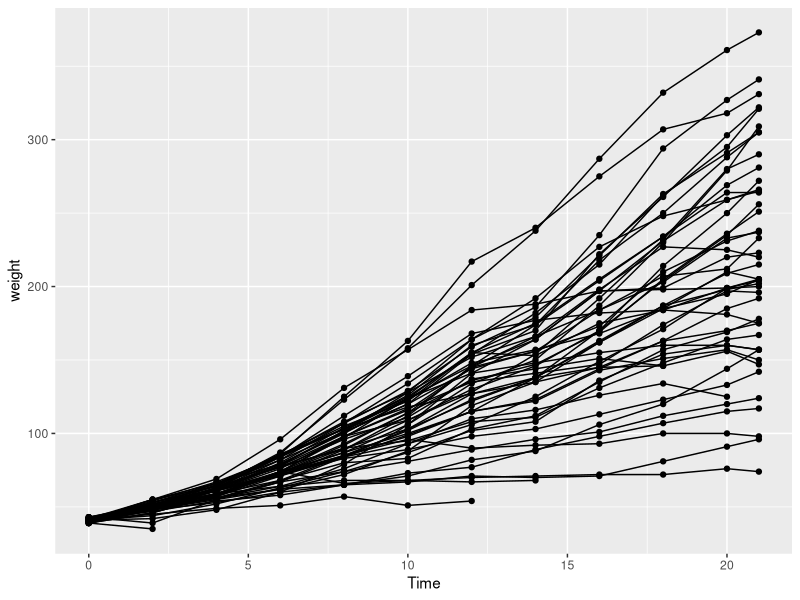
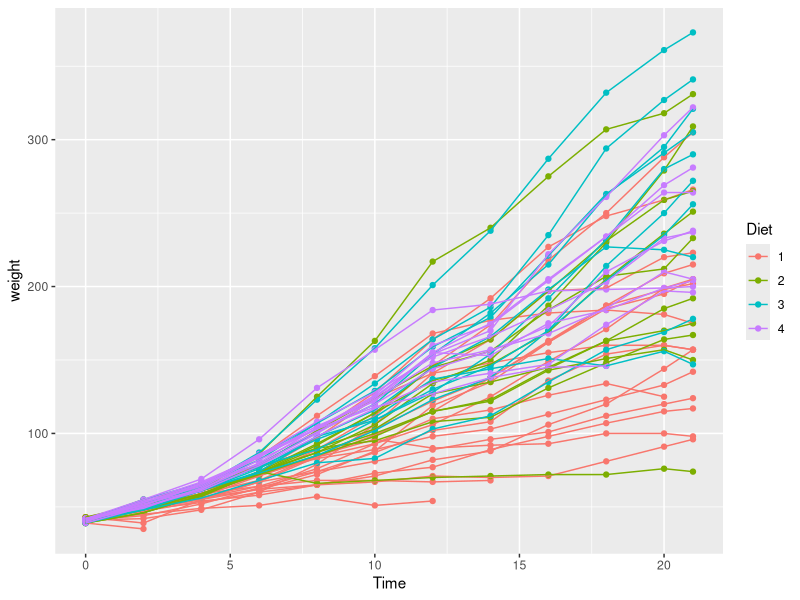
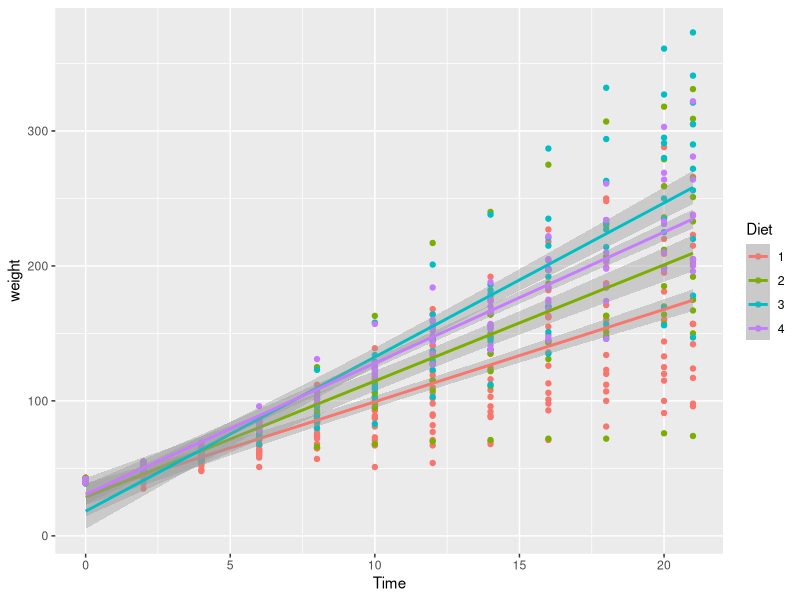
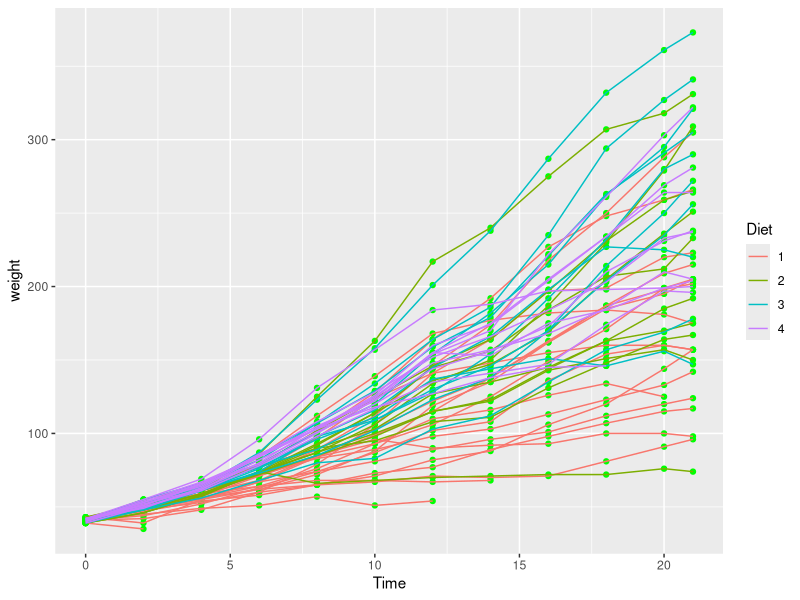
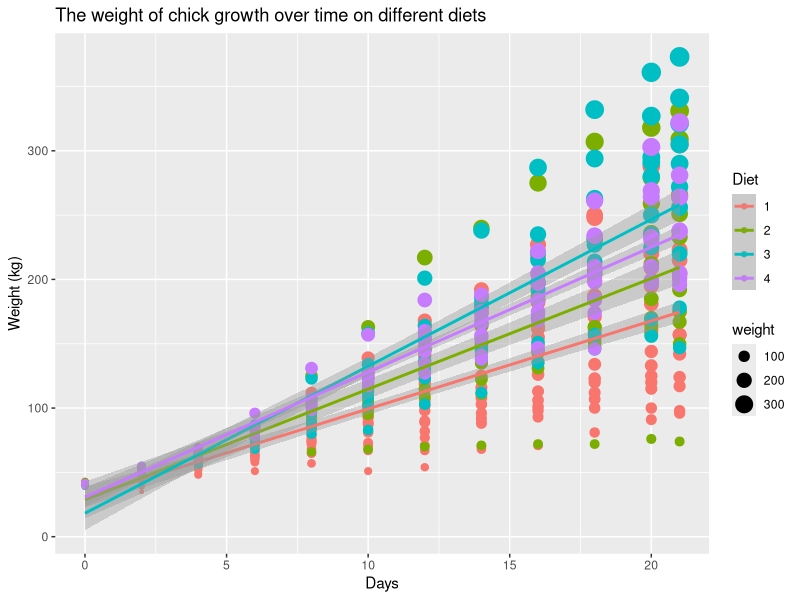
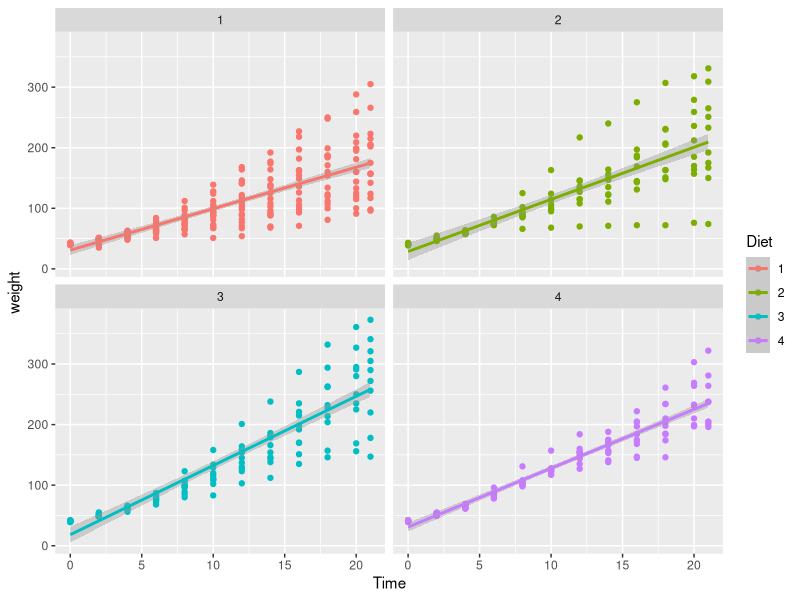
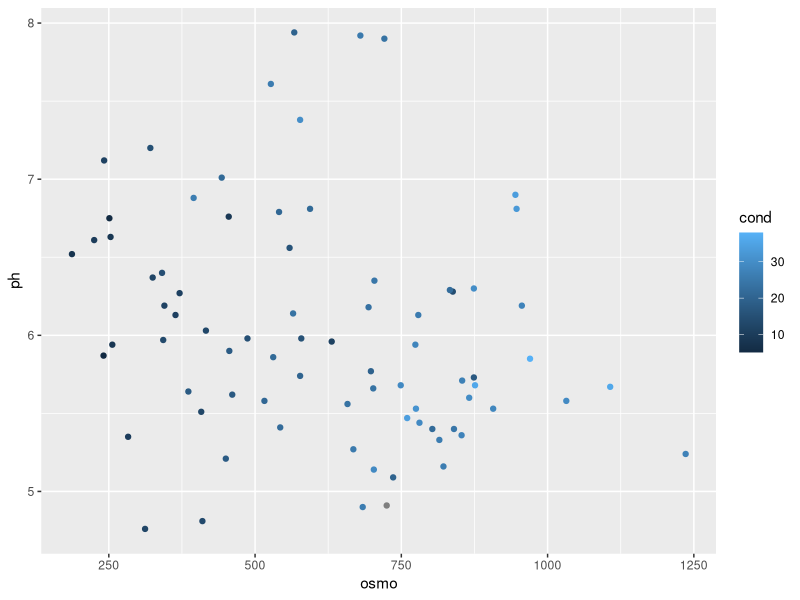
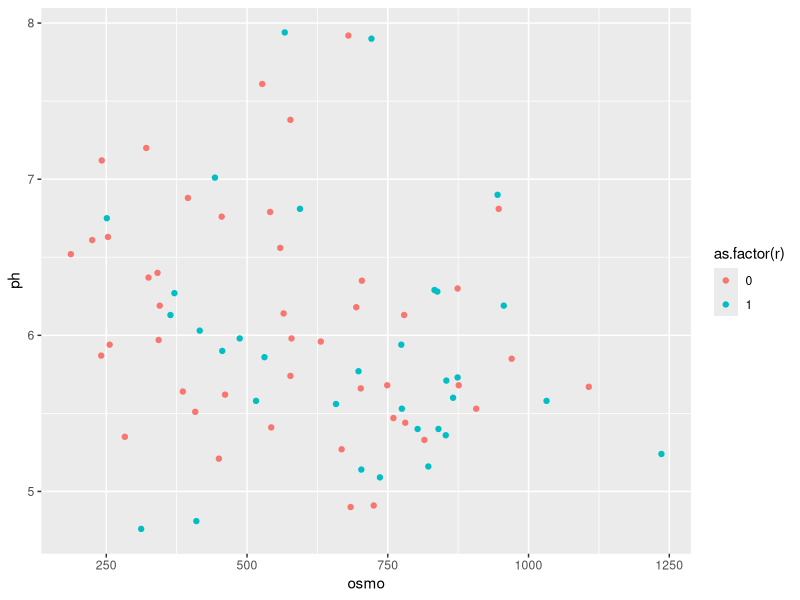

The R source for these figures, in order:
#plotting in R using ggplots2
#day2
#Mihle Gayiza
#30th Jan 2019

#load library
library(tidyverse)

chicks <- datasets::ChickWeight
??ChickWeight

ggplot(data = chicks, aes(x = Time, y = weight)) +  #specify data #aes (aestethic) specify x n y
  geom_point() +                                   #when plotting you use +, same as %>% 
  geom_line(aes(group = Chick))                     #when plotting you use group, same as group by


ggplot(chicks, aes(x = Time, y = weight, colour = Diet)) + #for time effeciency entry is dataset
  geom_point() +
  geom_line(aes(group = Chick))

ggplot(chicks, aes(x = Time, y = weight, colour = Diet)) +
  geom_point() +
  geom_smooth(method = "lm")    #geom smooth averages the data and creates a smooth line #lm is a linear model

ggplot(chicks, aes(x = Time, y = weight, colour = Diet)) + 
  geom_point(colour = "green") +
  geom_line(aes(group = Chick))


ggplot(chicks, aes(x = Time, y = weight, colour = Diet)) + 
  geom_point(aes(size = weight)) +            #point size to show the weight
  geom_smooth(method = "lm") +
  labs(x = "Days", y = "Weight (kg)") + #when you want to rename the label
  ggtitle("The weight of chick growth over time on different diets")
  theme_bw()                            #changing appearance of graph
  
  #FACETTING IN GGPLOT
  library(ggpubr)

  ggplot(chicks, aes(x = Time, y = weight, colour = Diet)) +
    geom_point() +
    geom_smooth(method = "lm") +
    facet_wrap(~Diet, ncol = 2)  #~tells us that the data we want to split, ncol is the number of columns we want to split the data into

chicks_2 <- chicks %>%             #create new dataset
  filter(Time == 21)             #show only day 21

plot_1 <- ggplot(chicks, aes(x = Time, y = weight, colour = Diet)) +
  geom_point() +
  geom_line(aes(group = Chick)) +
  ggtitle("A1")
  

plot_2 <- ggplot(chicks, aes(x = Time, y = weight, colour = Diet)) +
  geom_point() +
  geom_smooth(method = "lm") +
  ggtitle("B")


plot_3 <- ggplot(data = chicks_2, aes(x = weight)) +
  geom_histogram(aes(fill = Diet), position = "dodge", binwidth = 100) +  #with histogram always use dodge
  labs(x = "Final Mass (g)", y = "Count")

plot_4 <- ggplot(data = chicks_2, aes(x = Diet, y = weight)) +
  geom_boxplot(aes(fill = Diet)) +
  labs(x = "Diet", y = "Final Mass (g)")

plot_combined <- ggarrange(plot_1, plot_2, plot_3, plot_4)

##3rd library
library(boot)
urine <- boot::urine
??urine

 urine %>% 
  select(-cond)     #excluding a column
 
 ggplot(data = urine, aes(x = osmo, y = ph)) +
   geom_point(aes(colour = cond))

 ggplot(data = urine, aes(x = osmo, y = ph)) +
   geom_point(aes(colour = as.factor(r)))    #as."factor" tells r to read as a factor
 